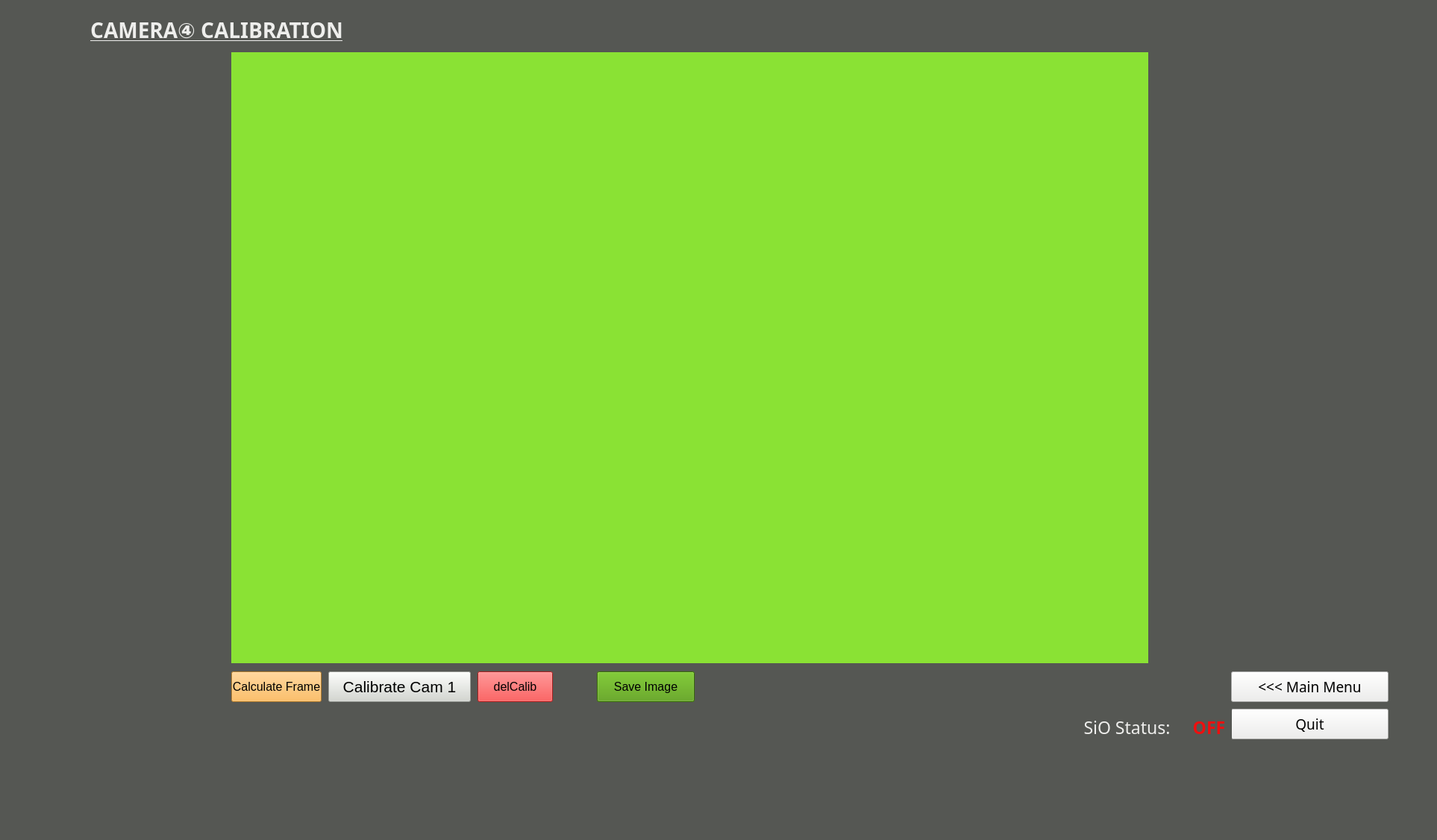
<?xml version="1.0" encoding="UTF-8"?>
<ui version="4.0">
 <class>CameraCalibration4</class>
 <widget class="QMainWindow" name="CameraCalibration4">
  <property name="enabled">
   <bool>true</bool>
  </property>
  <property name="geometry">
   <rect>
    <x>0</x>
    <y>0</y>
    <width>1926</width>
    <height>1126</height>
   </rect>
  </property>
  <property name="windowTitle">
   <string>MainWindow</string>
  </property>
  <property name="styleSheet">
   <string notr="true">background-color: rgb(85, 87, 83);</string>
  </property>
  <widget class="QWidget" name="calibrationWidget">
   <property name="enabled">
    <bool>true</bool>
   </property>
   <widget class="QLabel" name="label">
    <property name="geometry">
     <rect>
      <x>50</x>
      <y>20</y>
      <width>481</width>
      <height>41</height>
     </rect>
    </property>
    <property name="font">
     <font>
      <family>Ubuntu Mono</family>
      <pointsize>21</pointsize>
      <weight>75</weight>
      <bold>true</bold>
      <underline>true</underline>
     </font>
    </property>
    <property name="styleSheet">
     <string notr="true">color: rgb(238, 238, 236);</string>
    </property>
    <property name="text">
     <string>CAMERA④ CALIBRATION</string>
    </property>
    <property name="alignment">
     <set>Qt::AlignCenter</set>
    </property>
   </widget>
   <widget class="QLabel" name="camFrame">
    <property name="geometry">
     <rect>
      <x>310</x>
      <y>70</y>
      <width>1229</width>
      <height>819</height>
     </rect>
    </property>
    <property name="styleSheet">
     <string notr="true">background-color: rgb(138, 226, 52);</string>
    </property>
    <property name="text">
     <string/>
    </property>
    <property name="alignment">
     <set>Qt::AlignCenter</set>
    </property>
   </widget>
   <widget class="QPushButton" name="quitbutton">
    <property name="geometry">
     <rect>
      <x>1650</x>
      <y>950</y>
      <width>211</width>
      <height>41</height>
     </rect>
    </property>
    <property name="font">
     <font>
      <family>Ubuntu Mono</family>
      <pointsize>14</pointsize>
     </font>
    </property>
    <property name="styleSheet">
     <string notr="true">background-color: rgb(238, 238, 236);</string>
    </property>
    <property name="text">
     <string>Quit</string>
    </property>
   </widget>
   <widget class="QPushButton" name="mainmenubutton">
    <property name="geometry">
     <rect>
      <x>1650</x>
      <y>900</y>
      <width>211</width>
      <height>41</height>
     </rect>
    </property>
    <property name="font">
     <font>
      <family>Ubuntu Mono</family>
      <pointsize>14</pointsize>
     </font>
    </property>
    <property name="styleSheet">
     <string notr="true">background-color: rgb(238, 238, 236);</string>
    </property>
    <property name="text">
     <string>&lt;&lt;&lt; Main Menu</string>
    </property>
   </widget>
   <widget class="QLabel" name="label_5">
    <property name="geometry">
     <rect>
      <x>1440</x>
      <y>950</y>
      <width>141</width>
      <height>41</height>
     </rect>
    </property>
    <property name="font">
     <font>
      <family>Ubuntu Mono</family>
      <pointsize>17</pointsize>
      <weight>50</weight>
      <bold>false</bold>
      <underline>false</underline>
     </font>
    </property>
    <property name="styleSheet">
     <string notr="true">color: rgb(238, 238, 236);</string>
    </property>
    <property name="text">
     <string>SiO Status:</string>
    </property>
    <property name="alignment">
     <set>Qt::AlignBottom|Qt::AlignHCenter</set>
    </property>
   </widget>
   <widget class="QLabel" name="status_sio">
    <property name="geometry">
     <rect>
      <x>1590</x>
      <y>950</y>
      <width>61</width>
      <height>41</height>
     </rect>
    </property>
    <property name="font">
     <font>
      <family>Ubuntu Mono</family>
      <pointsize>17</pointsize>
      <weight>75</weight>
      <bold>true</bold>
      <underline>false</underline>
     </font>
    </property>
    <property name="styleSheet">
     <string notr="true">color: rgb(238, 15, 15);</string>
    </property>
    <property name="text">
     <string>OFF</string>
    </property>
    <property name="alignment">
     <set>Qt::AlignBottom|Qt::AlignHCenter</set>
    </property>
   </widget>
   <widget class="QPushButton" name="delCalib">
    <property name="geometry">
     <rect>
      <x>640</x>
      <y>900</y>
      <width>101</width>
      <height>41</height>
     </rect>
    </property>
    <property name="font">
     <font>
      <pointsize>12</pointsize>
     </font>
    </property>
    <property name="styleSheet">
     <string notr="true">background-color: rgb(239, 41, 41);</string>
    </property>
    <property name="text">
     <string>delCalib</string>
    </property>
   </widget>
   <widget class="QPushButton" name="arucoCheck">
    <property name="geometry">
     <rect>
      <x>800</x>
      <y>900</y>
      <width>131</width>
      <height>41</height>
     </rect>
    </property>
    <property name="font">
     <font>
      <pointsize>12</pointsize>
     </font>
    </property>
    <property name="styleSheet">
     <string notr="true">background-color: rgb(78, 154, 6);</string>
    </property>
    <property name="text">
     <string>Save Image</string>
    </property>
   </widget>
   <widget class="QPushButton" name="calibCam">
    <property name="geometry">
     <rect>
      <x>440</x>
      <y>900</y>
      <width>191</width>
      <height>41</height>
     </rect>
    </property>
    <property name="font">
     <font>
      <pointsize>16</pointsize>
     </font>
    </property>
    <property name="styleSheet">
     <string notr="true">background-color: rgb(211, 215, 207);</string>
    </property>
    <property name="text">
     <string>Calibrate Cam 1</string>
    </property>
   </widget>
   <widget class="QPushButton" name="takeImage">
    <property name="geometry">
     <rect>
      <x>310</x>
      <y>900</y>
      <width>121</width>
      <height>41</height>
     </rect>
    </property>
    <property name="font">
     <font>
      <pointsize>12</pointsize>
     </font>
    </property>
    <property name="styleSheet">
     <string notr="true">background-color: rgb(252, 175, 62);</string>
    </property>
    <property name="text">
     <string>Calculate Frame</string>
    </property>
   </widget>
  </widget>
  <widget class="QMenuBar" name="menubar">
   <property name="geometry">
    <rect>
     <x>0</x>
     <y>0</y>
     <width>1926</width>
     <height>21</height>
    </rect>
   </property>
  </widget>
  <widget class="QStatusBar" name="statusbar"/>
 </widget>
 <resources/>
 <connections/>
</ui>
